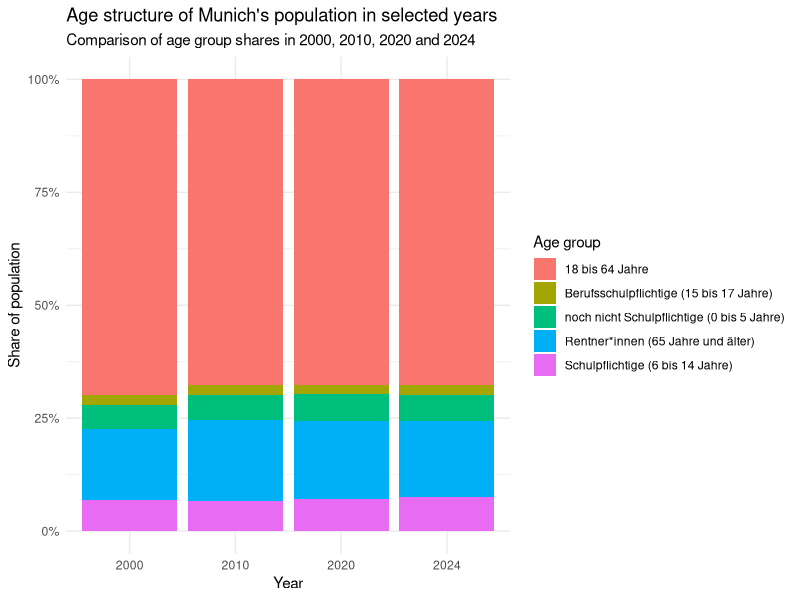
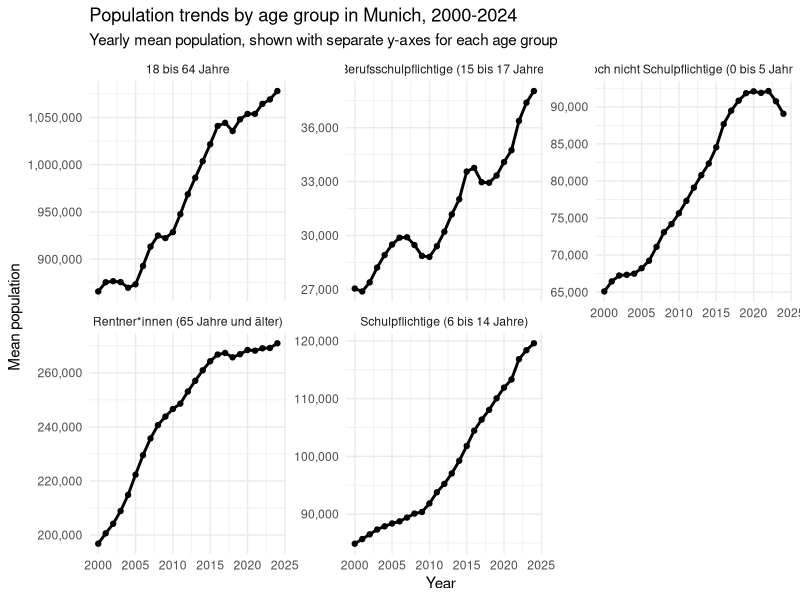

These charts were generated, in order, by the following R code: (Note: this script raises an error after producing the figures.)
## ---- chunk 1
library(tidyverse)
library(lubridate)
library(scales)
library(knitr)
## ---- chunk 2
age_data <- read_csv("data/processed/age_data.csv")
age_structure_long <- read_csv("data/processed/age_structure_long.csv")
age_structure_share <- read_csv("data/processed/age_structure_share.csv")
age_change_table <- read_csv("data/processed/age_change_table.csv")

glimpse(age_data)
## ---- chunk 3
population_data <- read_csv(
  "data/processed/population_data.csv"
)

migration_data <- population_data %>%
  filter(
    MONATSZAHL %in% c(
      "Zugezogene",
      "Weggezogene",
      "Wanderungssaldo"
    )
  )

migration_yearly <- migration_data %>%
  group_by(MONATSZAHL, year) %>%
  summarise(
    mean_value = mean(WERT, na.rm = TRUE),
    .groups = "drop"
  )

glimpse(migration_yearly)
## ---- chunk 4
household_base_filtered <- read_csv("data/processed/household_base_filtered.csv")
household_size_baseline <- read_csv("data/processed/household_size_baseline.csv")
household_grouped <- read_csv("data/processed/household_grouped.csv")
household_grouped_percentage <- read_csv("data/processed/household_grouped_percentage.csv")
glimpse(household_base_filtered)
## ---- chunk 5
glimpse(age_data)
## ---- chunk 6
age_data %>%
  group_by(AUSPRAEGUNG) %>%
  summarise(
    n_rows = n(),
    missing_values = sum(is.na(WERT)),
    min_year = min(year, na.rm = TRUE),
    max_year = max(year, na.rm = TRUE),
    .groups = "drop"
  ) %>%
  arrange(AUSPRAEGUNG) %>%
  kable()
## ---- chunk 7
#| label: fig-age-structure-selected-years
#| fig-cap: "Age structure of Munich's population in selected years (2000, 2010, 2020, 2024)"

age_structure_bar_plot <- ggplot(
  age_structure_share %>%
    filter(year %in% c(2000, 2010, 2020, 2024)),
  aes(
    x = factor(year),
    y = population_share,
    fill = age_group
  )
) +
  geom_col() +
  scale_y_continuous(labels = percent) +
  labs(
    title = "Age structure of Munich's population in selected years",
    subtitle = "Comparison of age group shares in 2000, 2010, 2020 and 2024",
    x = "Year",
    y = "Share of population",
    fill = "Age group"
  ) +
  theme_minimal()

age_structure_bar_plot
## ---- chunk 8
#| label: fig-age-trends-faceted
#| fig-cap: "Population trends by age group in Munich, 2000-2024."

age_trend_facet_plot <- ggplot(
  age_structure_long,
  aes(
    x = year,
    y = population
  )
) +
  geom_line(linewidth = 1) +
  geom_point(size = 1.5) +
  facet_wrap(
    ~ age_group,
    scales = "free_y"
  ) +
  scale_y_continuous(labels = scales::comma) +
  labs(
    title = "Population trends by age group in Munich, 2000-2024",
    subtitle = "Yearly mean population, shown with separate y-axes for each age group",
    x = "Year",
    y = "Mean population"
  ) +
  theme_minimal()

age_trend_facet_plot
## ---- chunk 9
age_change_table %>%
  mutate(
    across(
      c(`2000`, `2024`, absolute_change),
      ~ round(.x, digits = 0)
    ),
    relative_change = round(relative_change, digits = 1)
  ) %>%
  rename(
    `Age group` = age_group,
    `Population 2000` = `2000`,
    `Population 2024` = `2024`,
    `Absolute change` = absolute_change,
    `Relative change (%)` = relative_change
  ) %>%
  kable()
## ---- chunk 10
glimpse(population_data)
## ---- chunk 11
migration_overview <- population_data %>%
  filter(
    MONATSZAHL %in% c(
      "Zugezogene",
      "Weggezogene",
      "Wanderungssaldo"
    )
  )
## ---- chunk 12
#| label: fig-migration-trends
#| fig-cap: "Migration inflows, outflows and migration balance in Munich, 2000-2024."

knitr::include_graphics(
  "figures/migration_trend_plot.png"
)
## ---- chunk 13
#| label: fig-migration-balance
#| fig-cap: "Net migration balance in Munich, 2000-2024 (3-year rolling average)."

knitr::include_graphics(
  "figures/migration_balance_rolling_plot.png"
)
## ---- chunk 14
population_data %>%
  filter(MONATSZAHL == "EU-Staatsangehörigkeiten")

population_data %>%
  filter(MONATSZAHL == "Nicht-EU-Staatsangehörigkeiten")
## ---- chunk 15
#| label: fig-eu-non-eu
#| fig-cap: "EU and non-EU demographic trends in Munich, 2000-2024."

knitr::include_graphics(
  "figures/eu_non_eu_plot.png"
)
## ---- chunk 16
population_data %>%
  filter(MONATSZAHL == "Kontinente")
## ---- chunk 17
#| label: fig-continental-groups
#| fig-cap: "Population trends by continental groups in Munich, 2000-2024."

knitr::include_graphics(
  "figures/continent_facet_plot.png"
)
## ---- chunk 18
glimpse(household_base_filtered)
## ---- chunk 19
#| label: fig-household-size-share-trend
#| fig-cap: "Percentage share of household-size categories in Munich, 2012-2024."

knitr::include_graphics(
  "figures/household_percentage_plot.png"
)
## ---- chunk 20
#| label: fig-household-share-change
#| fig-cap: "Percentage point change in household-size shares between 2012 and 2024."

knitr::include_graphics(
  "figures/household_share_change_plot.png"
)
## ---- chunk 21
#| label: fig-household-grouped-share-trend
#| fig-cap: "Percentage share of one-person, two-person, and three-or-more-person households in Munich, 2012-2024."

knitr::include_graphics(
  "figures/household_grouped_percentage_plot.png"
)
